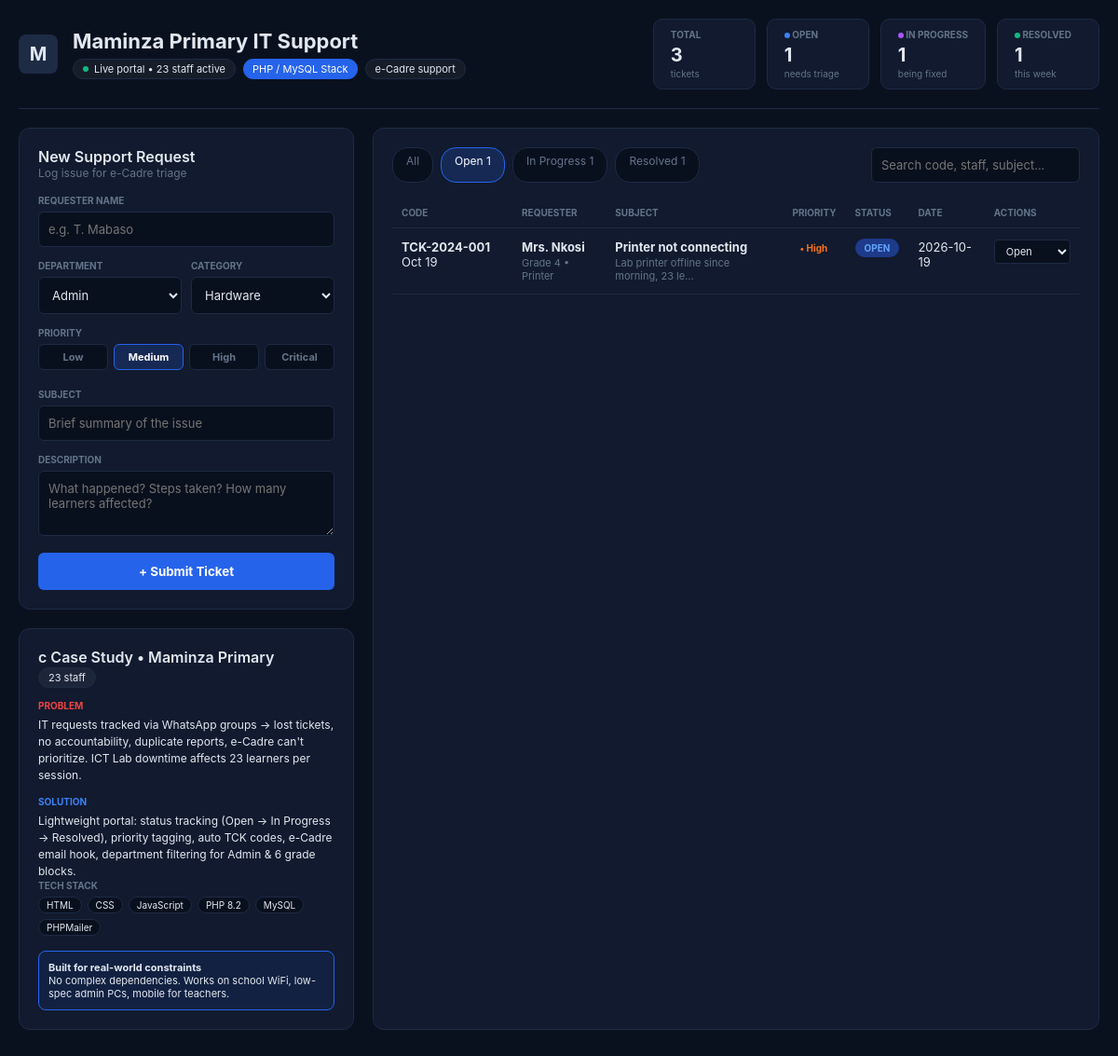
The page /?status=Open on the database its author committed.
### tables this page shows
CREATE TABLE IF NOT EXISTS tickets (
  id INT AUTO_INCREMENT PRIMARY KEY,
  ticket_code VARCHAR(20) UNIQUE NOT NULL,
  requester_name VARCHAR(100) NOT NULL,
  department VARCHAR(100) NOT NULL,
  category ENUM('Hardware','Software','Network','Email','Printer','Other') NOT NULL,
  priority ENUM('Low','Medium','High','Critical') NOT NULL DEFAULT 'Medium',
  subject VARCHAR(255) NOT NULL,
  description TEXT NOT NULL,
  status ENUM('Open','In Progress','Resolved','Closed') NOT NULL DEFAULT 'Open',
  assigned_to VARCHAR(100) DEFAULT 'e-Cadre Support',
  created_at TIMESTAMP DEFAULT CURRENT_TIMESTAMP,
  updated_at TIMESTAMP DEFAULT CURRENT_TIMESTAMP ON UPDATE CURRENT_TIMESTAMP
);

### index.php (the view, shortened to what this page needs)
<?php
require 'config.php';
$stmt = $pdo->query("SELECT status, COUNT(*) as c FROM tickets GROUP BY status");
$stats = $stmt->fetchAll(PDO::FETCH_KEY_PAIR);
$total = array_sum($stats);
$statusFilter = $_GET['status'] ?? '';
$searchQuery = $_GET['search'] ?? '';
$sql = "SELECT * FROM tickets WHERE status != 'Closed'";
$params = [];
if ($statusFilter === 'Closed') {
    $sql = "SELECT * FROM tickets WHERE status = 'Closed'";
} elseif ($statusFilter) {
    $sql = "SELECT * FROM tickets WHERE status = ?";
    $params[] = $statusFilter;
}
$sql .= " ORDER BY created_at DESC";
$stmt = $pdo->prepare($sql);
$stmt->execute($params);
$tickets = $stmt->fetchAll();
?>
<!DOCTYPE html>
<html lang="en">
<head>
    <link rel="stylesheet" href="style.css">
</head>
<body>
    <div class="dashboard-wrapper">
        <header class="dashboard-header">
            <div class="header-brand">
                <div class="logo-box">M</div>
                <div>
                    <h1>Maminza Primary IT Support</h1>
                    <div class="badges">
                        <span class="badge-pill active"><span class="dot green"></span> Live portal • 23 staff active</span>
                        <span class="badge-pill blue">PHP / MySQL Stack</span>
                        <span class="badge-pill outline">e-Cadre support</span>
                    </div>
                </div>
            </div>
            <div class="header-stats">
                <div class="stat-card">
                    <span class="label">TOTAL</span>
                    <span class="value"><?= $total ?></span>
                    <span class="subtext">tickets</span>
                </div>
                <div class="stat-card">
                    <span class="label"><span class="dot blue"></span> OPEN</span>
                    <span class="value"><?= $stats['Open'] ?? 0 ?></span>
                    <span class="subtext">needs triage</span>
                </div>
                <div class="stat-card">
                    <span class="label"><span class="dot purple"></span> IN PROGRESS</span>
                    <span class="value"><?= $stats['In Progress'] ?? 0 ?></span>
                    <span class="subtext">being fixed</span>
                </div>
                <div class="stat-card">
                    <span class="label"><span class="dot green"></span> RESOLVED</span>
                    <span class="value"><?= $stats['Resolved'] ?? 0 ?></span>
                    <span class="subtext">this week</span>
                </div>
            </div>
        </header>
        <main class="dashboard-grid">
            <aside class="left-column">
                <section class="card-panel">
                    <div class="panel-header">
                        <div>
                            <h2>New Support Request</h2>
                            <p class="subtitle">Log issue for e-Cadre triage</p>
                        </div>
                    </div>
                    <form method="POST" class="ticket-form">
                        <div class="form-group">
                            <label>REQUESTER NAME</label>
                            <input type="text" name="name" placeholder="e.g. T. Mabaso" required>
                        </div>
                        <div class="form-row">
                            <div class="form-group">
                                <label>DEPARTMENT</label>
                                <select name="dept" required>
                                    <option value="Admin">Admin</option>
                                </select>
                            </div>
                            <div class="form-group">
                                <label>CATEGORY</label>
                                <select name="category" required>
                                    <option value="Hardware">Hardware</option>
                                </select>
                            </div>
                        </div>
                        <div class="form-group">
                            <label>PRIORITY</label>
                            <div class="priority-selector">
                                <label><input type="radio" name="priority" value="Low"> <span>Low</span></label>
                                <label><input type="radio" name="priority" value="Medium" checked> <span>Medium</span></label>
                                <label><input type="radio" name="priority" value="High"> <span>High</span></label>
                                <label><input type="radio" name="priority" value="Critical"> <span>Critical</span></label>
                            </div>
                        </div>
                        <div class="form-group">
                            <label>SUBJECT</label>
                            <input type="text" name="subject" placeholder="Brief summary of the issue" required>
                        </div>
                        <div class="form-group">
                            <label>DESCRIPTION</label>
                            <textarea name="desc" rows="3" placeholder="What happened? Steps taken? How many learners affected?" required></textarea>
                        </div>
                        <button type="submit" class="btn primary-btn">+ Submit Ticket</button>
                    </form>
                </section>
                <section class="card-panel case-study">
                    <div class="panel-header">
                        <h3><span class="icon">c</span> Case Study • Maminza Primary</h3>
                        <span class="badge-pill outline">23 staff</span>
                    </div>
                    <div class="timeline-item problem">
                        <strong class="title red">PROBLEM</strong>
                        <p>IT requests tracked via WhatsApp groups → lost tickets, no accountability, duplicate reports, e-Cadre can't prioritize. ICT Lab downtime affects 23 learners per session.</p>
                    </div>
                    <div class="timeline-item solution">
                        <strong class="title blue">SOLUTION</strong>
                        <p>Lightweight portal: status tracking (Open → In Progress → Resolved), priority tagging, auto TCK codes, e-Cadre email hook, department filtering for Admin & 6 grade blocks.</p>
                    </div>
                    <div class="tech-stack-section">
                        <strong class="title gray">TECH STACK</strong>
                        <div class="chips">
                            <span>HTML</span><span>CSS</span><span>JavaScript</span><span>PHP 8.2</span><span>MySQL</span><span>PHPMailer</span>
                        </div>
                    </div>
                    <div class="callout-box">
                        <strong>Built for real-world constraints</strong>
                        <p>No complex dependencies. Works on school WiFi, low-spec admin PCs, mobile for teachers.</p>
                    </div>
                </section>
            </aside>
            <section class="right-column card-panel">
                <div class="table-header">
                    <div class="filter-chips">
                        <a href="index.php" class="chip <?= !$statusFilter ? 'active' : '' ?>">All</a>
                        <a href="?status=Open" class="chip <?= $statusFilter === 'Open' ? 'active' : '' ?>">Open <?= isset($stats['Open']) ? $stats['Open'] : 0 ?></a>
                        <a href="?status=In Progress" class="chip <?= $statusFilter === 'In Progress' ? 'active' : '' ?>">In Progress <?= isset($stats['In Progress']) ? $stats['In Progress'] : 0 ?></a>
                        <a href="?status=Resolved" class="chip <?= $statusFilter === 'Resolved' ? 'active' : '' ?>">Resolved <?= isset($stats['Resolved']) ? $stats['Resolved'] : 0 ?></a>
                    </div>
                    <form method="GET" class="search-form">
                        <input type="text" name="search" placeholder="Search code, staff, subject..." value="<?= htmlspecialchars($searchQuery) ?>">
                    </form>
                </div>
                <div class="table-responsive">
                    <table>
                        <thead>
                            <tr>
                                <th>CODE</th>
                                <th>REQUESTER</th>
                                <th>SUBJECT</th>
                                <th>PRIORITY</th>
                                <th>STATUS</th>
                                <th>DATE</th>
                                <th>ACTIONS</th>
                            </tr>
                        </thead>
                        <tbody>
                            <?php if(empty($tickets)): ?>
                                <tr>
                                    <td colspan="7" class="text-center">No tickets found.</td>
                                </tr>
                            <?php else: ?>
                                <?php foreach($tickets as $t): ?>
                                    <tr>
                                        <td class="code-cell">
                                            <strong><?= htmlspecialchars($t['ticket_code']) ?></strong>
                                            <span class="time-ago"><?= date('M d', strtotime($t['created_at'])) ?></span>
                                        </td>
                                        <td>
                                            <strong><?= htmlspecialchars($t['requester_name']) ?></strong>
                                            <div class="subtext"><?= htmlspecialchars($t['department']) ?> • <?= htmlspecialchars($t['category']) ?></div>
                                        </td>
                                        <td>
                                            <strong><?= htmlspecialchars($t['subject']) ?></strong>
                                            <div class="subtext"><?= htmlspecialchars(substr($t['description'], 0, 40)) ?>...</div>
                                        </td>
                                        <td>
                                            <span class="priority-badge priority-<?= strtolower($t['priority']) ?>">
                                                • <?= htmlspecialchars($t['priority']) ?>
                                            </span>
                                        </td>
                                        <td>
                                            <span class="status-badge status-<?= str_replace(' ', '-', strtolower($t['status'])) ?>">
                                                <?= htmlspecialchars($t['status']) ?>
                                            </span>
                                        </td>
                                        <td><?= date('Y-m-d', strtotime($t['created_at'])) ?></td>
                                        <td>
                                            <form method="POST" style="display:inline-block;">
                                                <select name="status" onchange="this.form.submit()" class="status-dropdown">
                                                    <option value="Open" <?= $t['status'] === 'Open' ? 'selected' : '' ?>>Open</option>
                                                </select>
                                            </form>
                                        </td>
                                    </tr>
                                <?php endforeach; ?>
                            <?php endif; ?>
                        </tbody>
                    </table>
                </div>
            </section>
        </main>
    </div>
</body>
</html>

### rows shown on the page
tickets: ticket_code "TCK-2024-001", created_at "Oct 19", requester_name "Mrs. Nkosi", department "Grade 4", category "Printer", subject "Printer not connecting", description "Lab printer offline since morning, 23 le", priority "High", status "OPEN", created_at "2026-10-19", status "Open"

### other values the page prints
$total "3"
$stats['Open'] "1"
$stats['In Progress'] "1"
$stats['Resolved'] "1"
